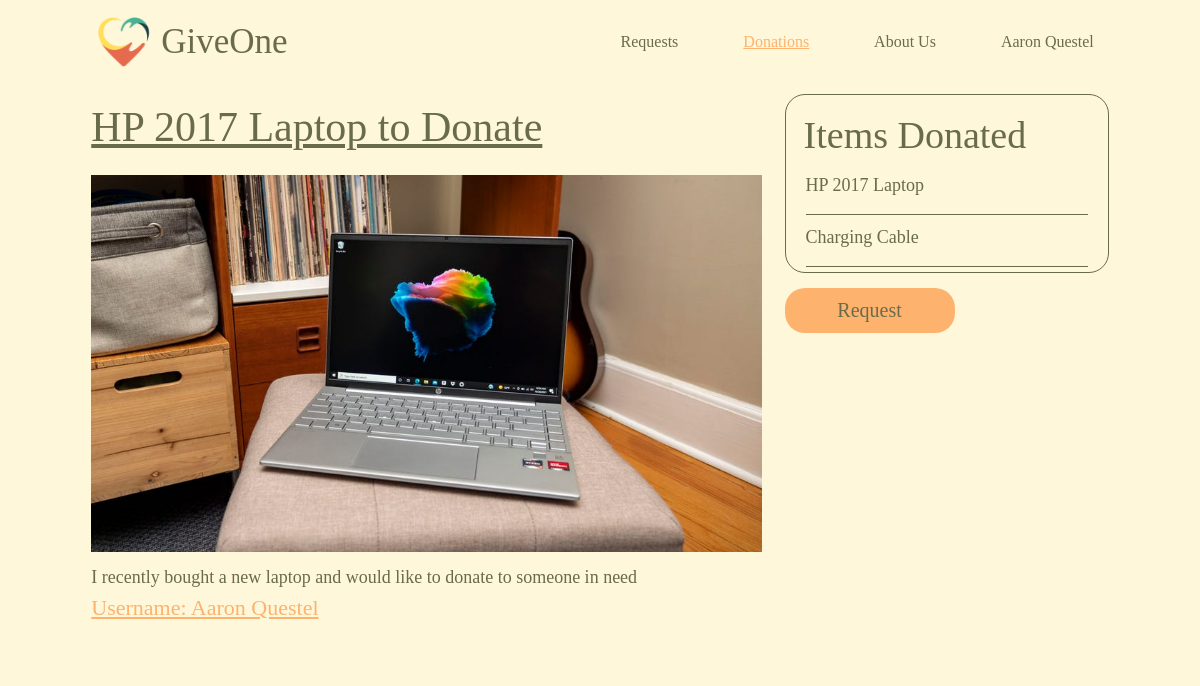
Screenshot of /donation_page/1 (signed in) with the database file from the repository.
### models.py (models this page shows, shortened)
class User(UserMixin, db.Model):
    id = db.Column(db.Integer, primary_key=True)
    username = db.Column(db.String(80), unique=True, nullable=False)
    email = db.Column(db.String(120), unique=True, nullable=False)
    password = db.Column(db.String(120), nullable=False)
    requests = db.relationship('Requests', backref='user', lazy=True, cascade="all, delete-orphan")     #get all requests by user
    donations = db.relationship('Donations', backref='user', lazy=True, cascade="all, delete-orphan")   #get all donations for user
    uploads = db.relationship('Upload', backref='user', lazy=True, cascade="all, delete-orphan")

class Donations(db.Model):
    donid = db.Column(db.Integer, primary_key=True)
    title = db.Column(db.String(180), nullable=False)
    body = db.Column(db.String(1000), nullable=False)
    don_items = db.Column(db.String(2000), nullable=False)
    directions = db.Column(db.String(1000), nullable=False)
    note = db.Column(db.String(1000), nullable=False)
    userid  = db.Column(db.Integer, db.ForeignKey('user.id'), nullable=False)
    requested = db.Column(db.Boolean, default=False)
    requestor_username = db.Column(db.String(180), nullable=False, default="")
    requestor_email =  db.Column(db.String(180), nullable=False, default="")
    donation_image = db.relationship('Donation_Image', backref='donations', lazy=True, cascade="all, delete-orphan", uselist=False)

class Donation_Image(db.Model):
  img_id = db.Column(db.Integer, primary_key=True)
  filename = db.Column(db.String, nullable=False)
  donid = db.Column(db.Integer, db.ForeignKey('donations.donid'), nullable=False)
  def get_url(self):
    return f'/uploads/{self.filename}'

### app.py (the view)
@app.route('/donation_page/<int:id>', methods=['GET'])
@login_required
def donation_page(id):
  donation = Donations.query.filter_by(userid=current_user.id, donid=id).first()    #find that donation in  database
  if ',' in donation.don_items:
    donation.don_items = donation.don_items.split(',')     #turn string into list of items
  return render_template('donation_page.html', donation=donation)

### app.py (called while the page is built)
@login_manager.user_loader
def load_user(user_id):
    return User.query.get(user_id)

### templates/donation_page.html (shortened to what this page needs)
<!DOCTYPE html>
<html lang="en">
    <head>
        <link rel="stylesheet" href="{{ url_for('static', filename='/request_page.css') }}">
        <link rel="stylesheet" href="https://cdnjs.cloudflare.com/ajax/libs/materialize/1.0.0/css/materialize.min.css">
    </head>
    <body onload="show_toasts()">
        <div class="mycontainer">
            <div class="row">
                <nav class="col s12 nav-bar">
                    <a class="logo-div" href="{{ url_for('homepage') }}">
                        <img src="{{ url_for('static', filename='/GiveOneLogo.png') }}" alt="GiveOne logo" class="logo">
                        <h1 class="title text">GiveOne</h1>
                     </a>
                    <ul class="nav-items">
                        <li> <a class="nav-item text hide-on-med-and-down browser-default" href="{{ url_for('all_requests') }}">Requests</a> </li>
                        <li> <a class="current-page nav-item text hide-on-med-and-down" href="{{ url_for('all_donations') }}">Donations</a> </li>
                        <li> <a class="nav-item text hide-on-med-and-down" href="{{ url_for('about_us') }}">About Us</a> </li>
                        <li> <a class="profile nav-item text hide-on-med-and-down" href="{{ url_for('profile') }}">{{ current_user.username }}</a> </li>
                    </ul>
                </nav>
            </div>
        </div>
        <div class="mycontainer">
            <div class="row">
                <div class="col s12 l8 request-body">
                    <h1 class="request-title text">{{donation.title}}</h1>
                    <img src="{{ donation.donation_image.get_url() }}" class="request-image">
                    <p class="request-details text">{{donation.body}}</p>
                    <p class="profile-link text">Username: {{ donation.user.username }}</p>
                </div>
                <div class="col s12 l4 request-items">
                    <div class="border">
                        <h1 class="items-title text">Items Donated</h1>
                        <ul class="item-list">
                                <p class="item text">{{item}}</p>
                        </ul>
                    </div>
                        <button data-target="form-modal" class="button modal-trigger text">Request</button>
                </div>
            </div>
        </div>
    </body>
</html>

### static/request_page.css (style rules this page uses)
* { box-sizing: border-box; border: 0; margin: 0; padding: 0; background-color: #FFF7D9; font-family: 'Playfair Display', serif; }
.text { color: #696B4D; }
.mycontainer { margin-left: 80px; margin-right: 80px; }
.nav-bar { margin-top: 10px; width: 100vw; background-color: #FFF7D9; display: flex; flex-direction: row; box-shadow: none; }
.logo-div { display: flex; align-items: center; text-decoration: none; }
.logo { height: 50px; width: 70px; object-fit: fill; }
.title { padding: 0; margin: 0; font-size: 35px; font-weight: 400; }
.nav-items { margin-left: auto; }
.nav-item { margin-left: 35px; font-size: 16px; font-weight: 50; transition: font-size 0.2s; }
.current-page { color: #FDB26D; font-weight: 100; text-decoration: underline; }
.request-body { margin-bottom: 35px; }
.request-title { font-size: 42px; font-weight: 20; text-decoration: underline; margin-top: 10px; }
.request-image { max-width: 100%; object-fit: fill; }
.request-details { font-size: 18px; margin-top: 5px; }
.profile-link { font-size: 22px; color: #FDB26D; text-decoration: underline; }
.border { border: 0.8px #696B4D solid; border-radius: 20px; padding: 10px 10px 5px 10px; }
.items-title { margin: 10px 0px 15px 8px; font-size: 38px; }
.item { font-size: 18px; margin: 10px 5px 15px 10px; }
.button { background-color: #FDB26D; height: 45px; width: 170px; text-align: center; font-size: 20px; font-weight: 300; border-radius: 20px; font-family: 'Playfair Display', serif; margin: 15px auto 0px auto; transition: color height width box-shadow 0.2s; }

### rows the page displays
User: username "Aaron Questel", user.username "Aaron Questel"
Donations: title "HP 2017 Laptop to Donate", body "I recently bought a new laptop and would like to donate to someone in need"
Donation_Image: donation_image.get_url (picture)

### other values shown
{{ item }} "HP 2017 Laptop" "Charging Cable"
